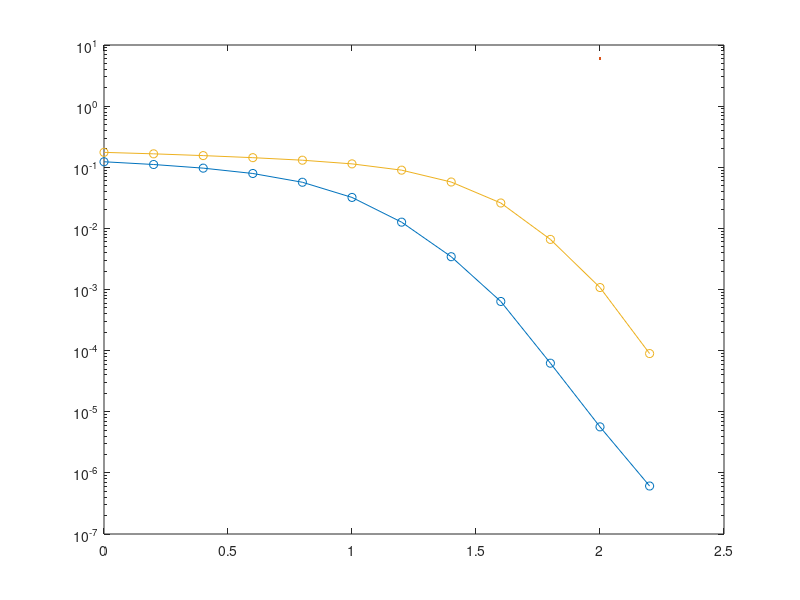

Recreate this plot in MATLAB. (Note: this script raises an error after producing the figure.)
%% Author: Njini Nathan Fofeyin %%
Eb_N0_dB = [0 0.2 0.4 0.6 0.8 1 1.2 1.4 1.6 1.8 2 2.2];

log_SPA_BER = [1.230e-001 1.109e-001 9.672e-002 7.907e-002 5.682e-002 3.209e-002 1.264e-002 3.440e-003 6.371e-004 6.226e-005 5.660e-006 6.097e-007];
minsum_BER = [1.752e-01 1.658e-01 1.551e-01 1.435e-01 1.304e-01 1.136e-01 8.966e-02 5.737e-02 2.602e-02 6.601e-003  1.077e-003 8.950e-005];

figure;
semilogy(Eb_N0_dB, log_SPA_BER, '-o', LineWidth=2, MarkerSize=6)
hold on;
semilogy(Eb_N0_dB, minsum_BER, '-o', LineWidth=2, MarkerSize=6, Color="#800080")
grid;
xlabel("EbN0 (dB)", Interpreter="latex")
ylabel("BER", Interpreter="latex")
title("Log SPA vs minsum Comparison", Interpreter="latex", FontSize=14)
legend("Log SPA", "minsum", Interpreter="latex", FontSize= 12)
hold off;

figure;
semilogy(Eb_N0_dB, log_SPA_BER, '-o', LineWidth=2, MarkerSize=6)
legend("LDPC rate = 0.5", Interpreter="latex", FontSize= 12)
title("LDPC Log SPA Simulation BER vs $\frac{E_b}{N_0}$", Interpreter="latex", FontSize=14)
grid;
